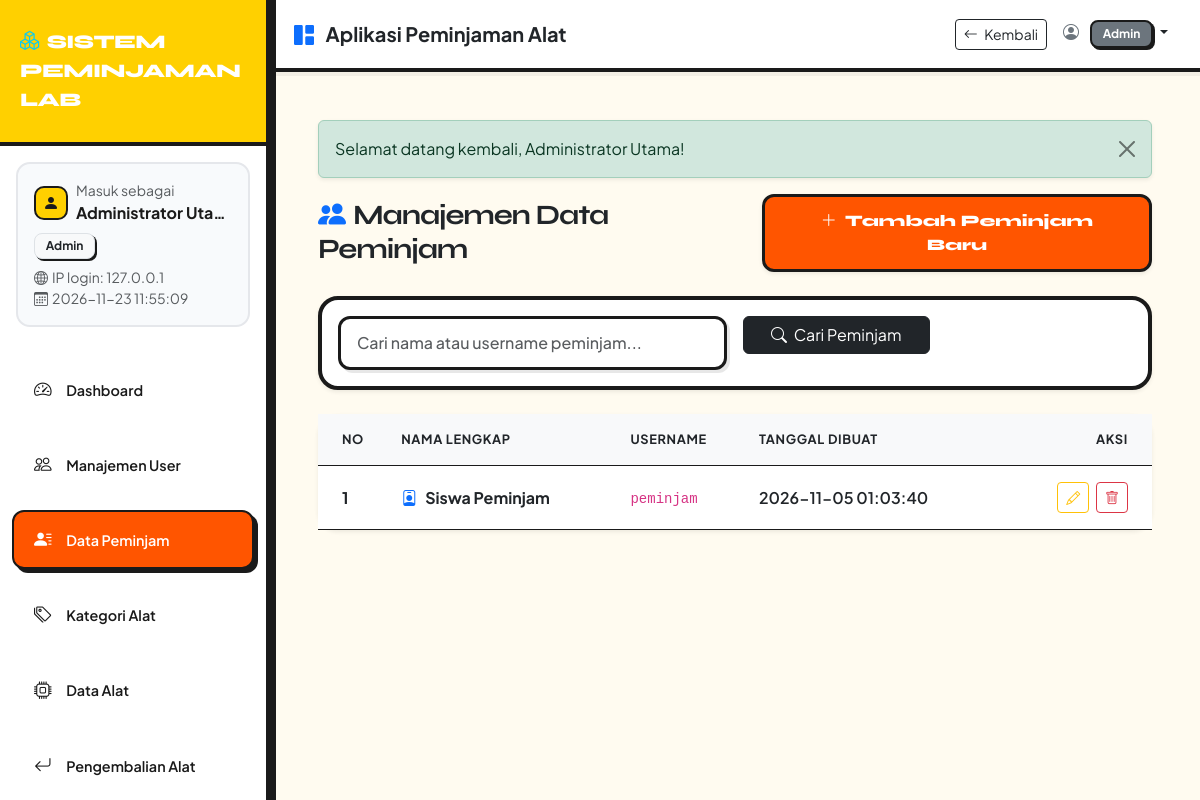
The page /public/index.php?route=admin/peminjam (signed in) on the database its author committed.
### tables this page shows
CREATE TABLE users (
    id_user INT AUTO_INCREMENT PRIMARY KEY,
    nama_lengkap VARCHAR(100) NOT NULL,
    username VARCHAR(50) NOT NULL UNIQUE,
    password VARCHAR(255) NOT NULL,
    role ENUM('admin', 'petugas', 'peminjam') NOT NULL,
    created_at TIMESTAMP DEFAULT CURRENT_TIMESTAMP,
    INDEX idx_username (username),
    INDEX idx_role (role)
);

### public/index.php (called while the page is built, shortened)
<?php
require_once __DIR__ . '/../config/app.php';
require_once __DIR__ . '/../routes/web.php';

### config/app.php (called while the page is built)
<?php
return [
    'app_name' => 'Sistem Peminjaman Lab',
    'app_version' => '1.0.0',
    'base_url' => 'http://localhost/aplikasi-peminjaman/public',
    'denda_per_hari' => 5000.00
];

### config/database.php (called while the page is built)
<?php
class Database {
    private static $instance = null;
    private $pdo;
    private $host = 'localhost';
    private $db_name = 'db_peminjaman';
    private $username = 'root';
    private $password = '';
    private function __construct() {
        try {
            $dsn = "mysql:host=" . $this->host . ";dbname=" . $this->db_name . ";charset=utf8mb4";
            $options = [
                PDO::ATTR_ERRMODE => PDO::ERRMODE_EXCEPTION,
                PDO::ATTR_DEFAULT_FETCH_MODE => PDO::FETCH_ASSOC,
                PDO::ATTR_EMULATE_PREPARES => false,
            ];
            $this->pdo = new PDO($dsn, $this->username, $this->password, $options);
        } catch(PDOException $e) {
            die("Koneksi Database Gagal: " . $e->getMessage());
        }
    }
    public static function getInstance() {
        if (self::$instance === null) {
            self::$instance = new self();
        }
        return self::$instance;
    }
    public function getConnection() {
        return $this->pdo;
    }
}

### models/User.php (called while the page is built, shortened)
<?php
require_once __DIR__ . '/../config/database.php';
class User {
    private $db;
    public function __construct() {
        $this->db = Database::getInstance()->getConnection();
    }
    public function getAll($role = null, $search = null) {
        $sql = "SELECT id_user, nama_lengkap, username, role, created_at FROM users WHERE 1=1";
        $params = [];
        if (!empty($role)) {
            $sql .= " AND role = ?";
            $params[] = $role;
        }
        $sql .= " ORDER BY id_user DESC";
        $stmt = $this->db->prepare($sql);
        $stmt->execute($params);
        return $stmt->fetchAll();
    }
}

### views/admin/peminjam.php (the view, shortened to what this page needs)
<?php
require_once __DIR__ . '/../layouts/header.php';
require_once __DIR__ . '/../layouts/sidebar.php';
require_once __DIR__ . '/../layouts/navbar.php';
$daftarPeminjam = $daftarPeminjam ?? [];
$baseUrl = $config['base_url'] ?? '';
$searchVal = $_GET['search'] ?? '';
?>
<div class="d-flex justify-content-between align-items-center mb-4">
    <h3 class="fw-bold text-dark m-0"><i class="bi bi-people-fill me-2 text-primary"></i>Manajemen Data Peminjam</h3>
    <a href="<?php echo htmlspecialchars($baseUrl); ?>/index.php?route=admin/users/create" class="btn btn-primary shadow-sm">
        <i class="bi bi-plus-lg me-1"></i> Tambah Peminjam Baru
    </a>
</div>
<div class="card shadow-sm mb-4">
    <div class="card-body">
        <form method="GET" action="" class="row g-3">
            <div class="col-md-6">
                <input type="text" name="search" class="form-control" placeholder="Cari nama atau username peminjam..." value="<?php echo htmlspecialchars($searchVal); ?>">
            </div>
            <div class="col-md-3">
                <button type="submit" class="btn btn-dark w-100"><i class="bi bi-search me-1"></i> Cari Peminjam</button>
            </div>
        </form>
    </div>
</div>
<div class="card border-0 shadow-sm">
    <div class="card-body p-0">
        <div class="table-responsive">
            <table class="table table-hover align-middle mb-0">
                <thead class="table-light">
                    <tr>
                        <th class="ps-4 py-3 text-dark fw-bold text-uppercase">No</th>
                        <th class="py-3 text-dark fw-bold text-uppercase">Nama Lengkap</th>
                        <th class="py-3 text-dark fw-bold text-uppercase">Username</th>
                        <th class="py-3 text-dark fw-bold text-uppercase">Tanggal Dibuat</th>
                        <th class="text-end pe-4 py-3 text-dark fw-bold text-uppercase">Aksi</th>
                    </tr>
                </thead>
                <tbody>
                    <?php if (empty($daftarPeminjam)): ?>
                        <tr><td colspan="5" class="text-center py-4 text-dark fw-semibold">Tidak ada data peminjam.</td></tr>
                    <?php else: ?>
                        <?php foreach ($daftarPeminjam as $index => $p): ?>
                            <tr>
                                <td class="ps-4 py-3 text-dark fw-bold"><?php echo $index + 1; ?></td>
                                <td class="fw-bold text-dark py-3"><i class="bi bi-person-badge text-primary me-2"></i><?php echo htmlspecialchars($p['nama_lengkap'] ?? ''); ?></td>
                                <td class="py-3"><code><?php echo htmlspecialchars($p['username'] ?? ''); ?></code></td>
                                <td class="py-3 text-dark fw-semibold"><?php echo htmlspecialchars($p['created_at'] ?? ''); ?></td>
                                <td class="text-end pe-4 py-3">
                                    <a href="<?php echo htmlspecialchars($baseUrl); ?>/index.php?route=admin/users/edit&id=<?php echo (int)$p['id_user']; ?>" class="btn btn-sm btn-outline-warning me-1" title="Edit">
                                        <i class="bi bi-pencil"></i>
                                    </a>
                                    <a href="<?php echo htmlspecialchars($baseUrl); ?>/index.php?route=admin/users/delete&id=<?php echo (int)$p['id_user']; ?>" class="btn btn-sm btn-outline-danger" onclick="return confirm('Yakin ingin menghapus peminjam ini?');" title="Hapus">
                                        <i class="bi bi-trash"></i>
                                    </a>
                                </td>
                            </tr>
                        <?php endforeach; ?>
                    <?php endif; ?>
                </tbody>
            </table>
        </div>
    </div>
</div>
<?php require_once __DIR__ . '/../layouts/footer.php'; ?>

### views/layouts/header.php (style rules this page uses)
:root { --ov-bg: #fffbf0; --ov-surface: #ffffff; --ov-text: #1a1a1a; --ov-muted: #666666; --ov-border: #1a1a1a; --ov-accent: #ff5500; --ov-yellow: #ffd000; }
body { background-color: var(--ov-bg); color: var(--ov-text); font-family: 'Plus Jakarta Sans', sans-serif; min-height: 100vh; }
h1, h2, h3, h4, h5, .brand-font { font-family: 'Syne', sans-serif; font-weight: 800; letter-spacing: -0.04em; }
.card { background-color: var(--ov-surface); border: 4px solid var(--ov-border); border-radius: 20px; box-shadow: 6px 6px 0 0 var(--ov-border); transition: all 0.15s ease; }
.table { color: var(--ov-text) !important; border-color: var(--ov-border) !important; }
.table-light { background-color: #fff4d1 !important; color: var(--ov-text) !important; border-color: var(--ov-border) !important; font-weight: 700; text-transform: uppercase; font-size: 0.8rem; letter-spacing: 0.05em; }
.form-control, .form-select { background-color: #ffffff; border: 3px solid var(--ov-border); border-radius: 12px; color: var(--ov-text); font-weight: 500; padding: 0.75rem 1rem; box-shadow: 3px 3px 0 0 rgba(26, 26, 26, 0.1); }
.btn-primary { background-color: var(--ov-accent); border: 3px solid var(--ov-border); border-radius: 12px; font-family: 'Syne', sans-serif; font-weight: 800; padding: 0.75rem 1.5rem; box-shadow: 4px 4px 0 0 var(--ov-border); transition: all 0.15s ease; color: #fff; }

### rows shown on the page
users: nama_lengkap "Siswa Peminjam", username "peminjam", created_at "2026-11-05 01:03:40"

### other values the page prints
$_SESSION['nama_lengkap'] "Administrator Uta…"
$role "Admin"
$_SESSION['login_ip'] "127.0.0.1"
$_SESSION['login_at'] "2026-11-23 11:55:09"
$_SESSION['role'] "Admin"
$flash['message'] "Selamat datang kembali, Administrator Utama!"
